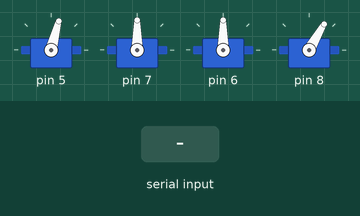
Bench run of a sketch on a simulated Arduino Uno, built with avr-gcc and run on an emulated ATmega328P. Parts: 4 × servo. Inputs (shaded band) come from the test bench.

Above: at 1.2 s.
1.3 s: "1" received over Serial
At 2.7 s:
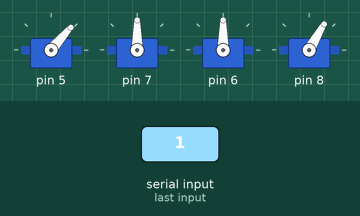
3.8 s: "0" received over Serial
At 7.4 s:
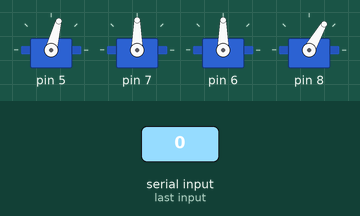
Timing chart, 0 to 8.9 s (numbered marks = the images above; inputs shaded):
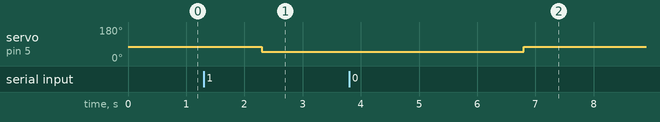

Measured:
- after the input at 1.3 s, servo on pin 5: 75° → 49° after 1.0 s
- after the input at 3.8 s, servo on pin 5: 49° → 48° after 1.0 s, → 75° 2.0 s later

The sketch:

main.ino
```cpp
#include <Servo.h>

Servo servo[4];
int default_angle[4] = {75, 90, 90, 60};

void setup()
{
    Serial.begin(115200);
    servo[0].attach(5);
    servo[1].attach(7);
    servo[2].attach(6);
    servo[3].attach(8);

    for (size_t i = 0; i < 4; i++)
    {
        servo[i].write(default_angle[i]);
    }
}

byte angle[4];
byte pre_angle[4];
long t = millis();

void loop()
{
    if (Serial.available())
    {
        Serial.readBytes(angle, 4);
        for (size_t i = 0; i < 4; i++)
        {
            if (angle[i] != pre_angle[i])
            {
                servo[i].write(angle[i]);
                pre_angle[i] = angle[i];
            }
        }
        t = millis();
    }

    if (millis() - t > 2000)
    {
        for (size_t i = 0; i < 4; i++)
        {
            servo[i].write(default_angle[i]);
            pre_angle[i] = default_angle[i];
        }
    }
}
```
